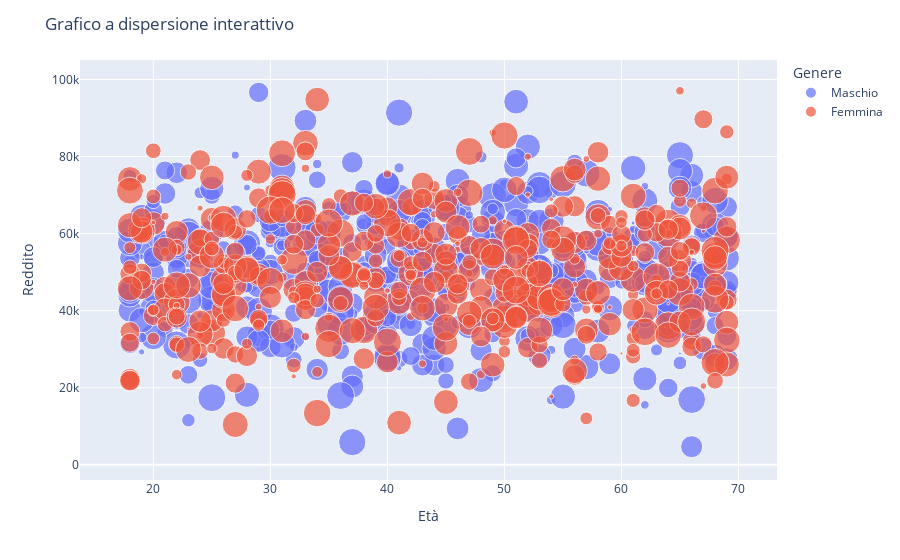

Source (notebook cell):
### Code cell
#visualizza un grafico a dispersione interattivo utilizzando platly
import plotly.express as px
fig = px.scatter(df, x='Età', y='Reddito', color='Genere', size='Punteggio')
fig.update_layout(title='Grafico a dispersione interattivo')
fig.show()

### Figure 1 — Plotly figure (JSON) as saved in the notebook; plotly's stock layout.template omitted (floating-point values rounded to 4 significant figures; data arrays with more than 128 entries replaced by an {"elided": "..."} marker saying what was removed)
{"data": [{"hovertemplate": "Genere=Maschio<br>Età=%{x}<br>Reddito=%{y}<br>Punteggio=%{marker.size}<extra></extra>", "legendgroup": "Maschio", "marker": {"color": "#636efa", "size": {"elided": "524 float values"}, "sizemode": "area", "sizeref": 0.2499, "symbol": "circle"}, "mode": "markers", "name": "Maschio", "orientation": "v", "showlegend": true, "type": "scatter", "x": {"elided": "524 int values"}, "xaxis": "x", "y": {"elided": "524 float values"}, "yaxis": "y"}, {"hovertemplate": "Genere=Femmina<br>Età=%{x}<br>Reddito=%{y}<br>Punteggio=%{marker.size}<extra></extra>", "legendgroup": "Femmina", "marker": {"color": "#EF553B", "size": {"elided": "476 float values"}, "sizemode": "area", "sizeref": 0.2499, "symbol": "circle"}, "mode": "markers", "name": "Femmina", "orientation": "v", "showlegend": true, "type": "scatter", "x": {"elided": "476 int values"}, "xaxis": "x", "y": {"elided": "476 float values"}, "yaxis": "y"}], "layout": {"legend": {"itemsizing": "constant", "title": {"text": "Genere"}, "tracegroupgap": 0}, "margin": {"t": 60}, "title": {"text": "Grafico a dispersione interattivo"}, "xaxis": {"anchor": "y", "domain": [0, 1], "title": {"text": "Età"}}, "yaxis": {"anchor": "x", "domain": [0, 1], "title": {"text": "Reddito"}}}}
